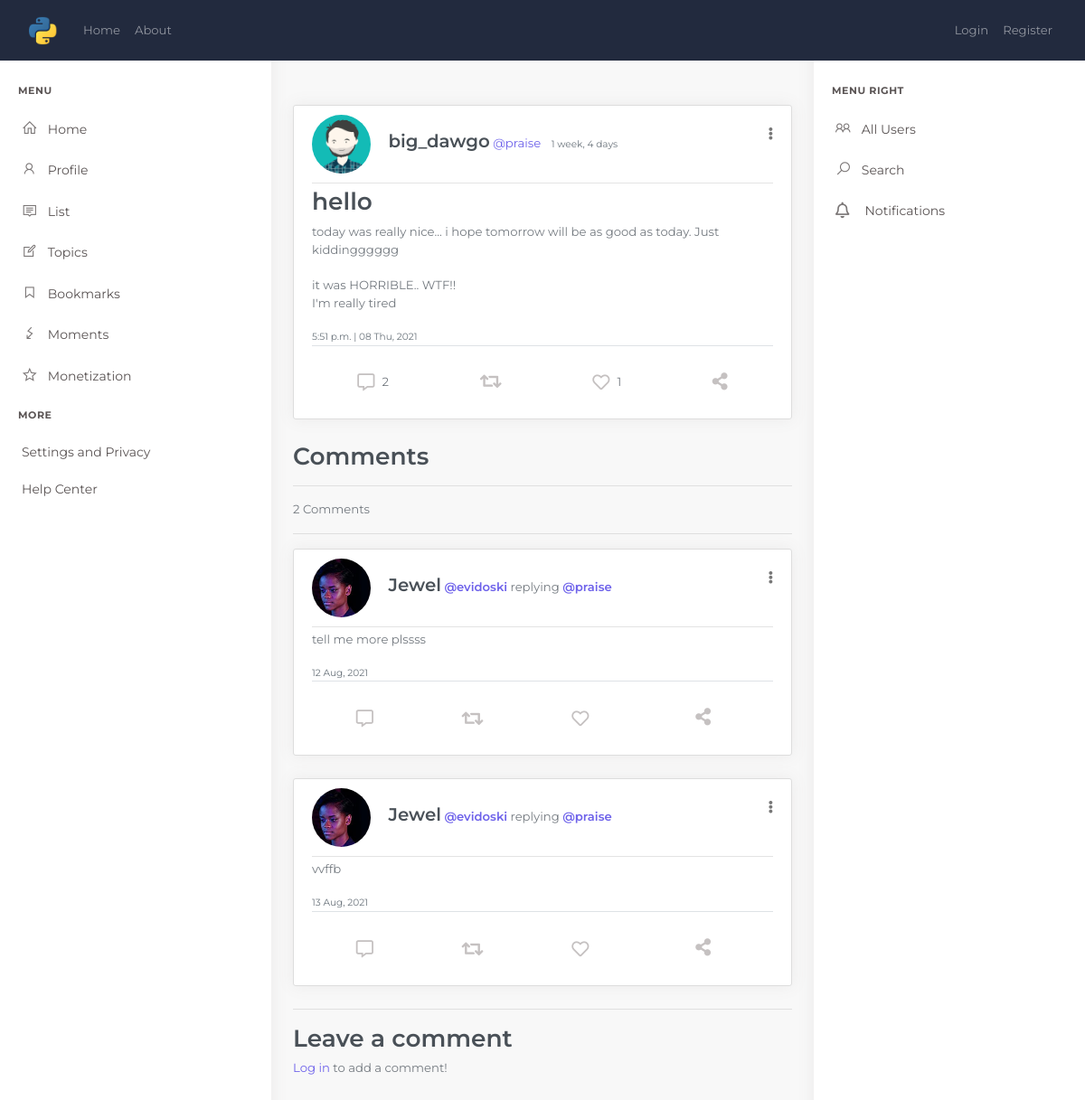
Page /post/5/ on the earlier database version.
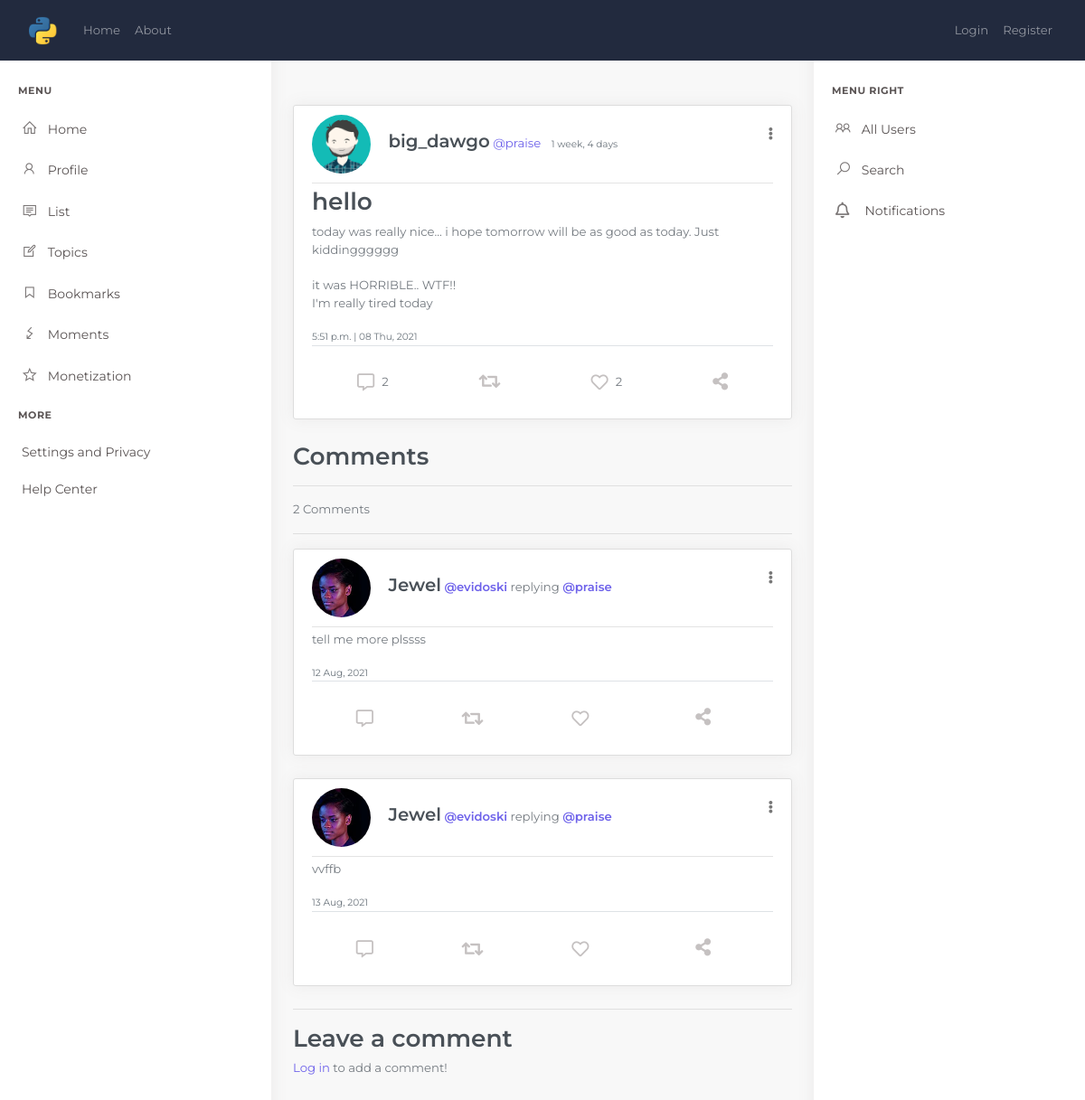
Same page on the later database version.
### blog/models.py (models this page shows, shortened)
class Post(models.Model):
    title = models.CharField(max_length=100)
    content = models.TextField()
    date_posted = models.DateTimeField(default=timezone.now)
    author = models.ForeignKey(User, on_delete=models.CASCADE)
    liked = models.ManyToManyField(Profile, blank=True, related_name='likes')
    objects = models.Manager()
    @property
    def number_of_comments(self):
        return Comment.objects.filter(post=self).count()
    @property
    def num_likes(self):
        return self.liked.all().count()

### users/models.py (models this page shows, shortened)
class Profile(models.Model):
    user = models.OneToOneField(User, on_delete=models.CASCADE)
    displayname = models.CharField('Name', default='', max_length=25, blank=True, null=True)
    slug = AutoSlugField(populate_from='user', null=True)
    bio = models.TextField(default='', blank=True, null=True)
    birthday = models.DateField('Birthday', blank=True, null=True)
    image = models.ImageField(default='default.png', upload_to='profile_pics', blank=True, null=True)
    coverimage = models.ImageField(default='default.png', upload_to='cover_pics', blank=True, null=True)
    followers = models.ManyToManyField("Profile", blank=True)
    def get_absolute_url(self):
        return "/users/profile/{}".format(self.slug)

### blog/views.py (the view, shortened to what this page needs)
# urls.py: path('post/<int:pk>/', PostDetailView.as_view(), name='post-detail'),
class PostDetailView(DetailView):
    model = Post
    template_name = 'blog/post_detail.html'
    def get_context_data(self, *args, **kwargs):
        context = super().get_context_data(**kwargs)
        comments = Comment.objects.filter(post=self.get_object()).order_by('date_added')
        context['comments'] = comments
        if self.request.user.is_authenticated:
            context['comment_form'] = CommentForm(instance=self.request.user)
            rec_follow_requests = FollowRequest.objects.filter(to_user=self.request.user)
            context['rec_follow_requests'] = rec_follow_requests
        return context

### blog/templates/blog/post_detail.html (shortened to what the changed rows need)
{% extends "blog/base.html" %}
    {% block content %}
    <div class="main-content">
      <div class="page-content">
          <div class="container-fluid">
            <article class="media content-section">
                  <div class="media-body">
                    <div class="article-metadata">
                      <a href="{{ object.author.profile.get_absolute_url }}">
                        <img class="rounded-circle article-img" alt="{{ object.author }}" src="{{ object.author.profile.image.url }}" />
                      </a>
                      <span class="h4">{{ post.author.profile.displayname }}</span>
                      <a class="mr-2" href="{{object.author.profile.get_absolute_url}}"><span>@</span>{{ object.author }}</a>
                      <small class="text-muted">{{ object.date_posted|timesince }}</small>
                        <div class="dropdown float-right position-relative mt-2">
                          <a href="#" class="dropdown-toggle h4 text-muted" data-toggle="dropdown"
                              aria-expanded="false">
                          </a>
                      </div>
                    </div>
                    <div class="border-bottom border-sm">
                      <h2 class="article-title">{{ object.title }}</h2>
                      <p class="article-content">{{ object.content }}</p>
                      <small class="text-muted">{{ object.date_posted|time }} <span>|</span> {{ object.date_posted|date:'m D, Y' }}</small>
                    </div>
                      <div class="action-btns d-flex text-center justify-content-around align-items-center mx-auto" >
                        <a href="#comment" class="d-flex align-items-center btn">
                          <i class="far fa-comment-alt icons"></i><span class="ml-2">{{ object.number_of_comments }}</span>
                        </a>
                        <form action="{% url 'like_post' %}" method="POST" id="{{object.id}}" class="like-form ">
                          <button type="submit" name="post_id" value="{{post.id}}" class="btn d-flex align-items-center like-btn{{object.id}}">
                              <i class="far fa-heart icons like-btn{{object.id}}"></i><span class="ml-2 like-count{{object.id}}">{{ object.num_likes }}</span>
                          </button>
                        </form>
                      </div>
                  </div>
            </article>
            <div class="blog_comment">
              <h2>Comments</h2>
              <hr>
              {% if not comments %}
                <h5>No comments yet</h5>
              {% else %}
                <p>{{ object.number_of_comments }} Comment{{ object.number_of_comments|pluralize }}</p>
                <hr>
                {% for comment in comments %}
                  <article class="media content-section">
                    <div class="media-body">
                      <div class="article-metadata post-detail">
                        <a href="{{ comment.author.profile.get_absolute_url }}" >
                          <img class="rounded-circle article-img" alt="{{ comment.author }}" src="{{ comment.author.profile.image.url }}" />
                        </a>
                        <span class="h4">{{ comment.author.profile.displayname }}</span>
                        <a class="h6" href="{{ comment.author.profile.get_absolute_url }}"><span>@</span>{{ comment.author }}</a>
                        replying <a class="mr-2 h6" href="{{object.author.profile.get_absolute_url}}"><span>@</span>{{ object.author }}</a>
                        <div class="dropdown float-right position-relative mt-2">
                          <a href="#" class="dropdown-toggle h4 text-muted " data-toggle="dropdown"
                              aria-expanded="false">
                              <i class="fas fa-ellipsis-v"></i>
                          </a>
                        </div>
                      </div>
                      <div class="border-bottom border-sm">
                        <p class="article-content">{{  comment.content|safe  }}</p>
                        <small class="text-muted">{{ comment.date_added|date:'d M, Y' }}</small>
                      </div>
                        <div class="action-btns d-flex text-center justify-content-around align-items-center mx-auto" >
                              <i class="far fa-comment-alt icons"></i>
                          <i class="fa fa-retweet icons"></i>
                          <i class="far fa-heart icons"></i>
                          <button class="btn" id="{{comment.id}}" data-toggle="modal" data-target="#sharemodal-{{comment.id}}">
                            <i class="fas fa-share-alt icons "></i>
                          </button>
                        </div>
                    </div>
                  </article>
                {% endfor %}
              {% endif %}
            </div>
            <div class="post-comment" id="comment">
              <h2>Leave a comment</h2>
            </div>
          </div>
      </div>
    </div>
{% endblock content %}

Differences in the rows shown:
changed Post "hello": content "today was really nice... i hope tomorrow will be as good as today. Just kiddingggggg it was HORRIBLE.. WTF!! I'm really tired" → "today was really nice... i hope tomorrow will be as good as today. Just kiddingggggg it was HORRIBLE.. WTF!! I'm really tired today"; num_likes "1" → "2"
